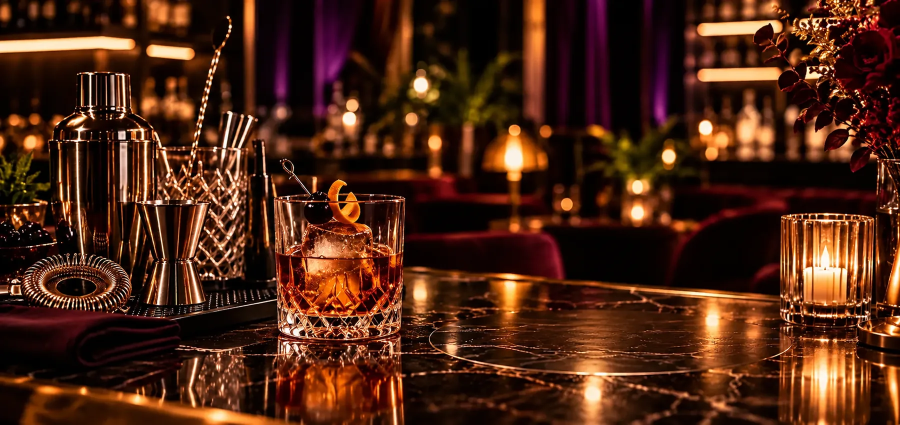
#> input picture assets/photos/hero_bar_gold_burgundy.webp, 1800 x 850 px, given in place of clean_full.png, which was not available (shown at 1/2 size)
$ python grade.py out.png
#> lines starting #> are read from the running program, lines starting #| are printed output that depends on the picture; after the words box and inside, x2 and y2 are one past the last pixel; in counts of white or black regions, pixels touching at a corner belong together
import cv2, numpy as np, json, sys
G=json.load(open('geom.json')); C=G['crop']
#> (reads scripts/hero-easel/geom.json from the repository)
img=cv2.imread('clean_full.png').astype(np.float32)/255
img=img[C['y']:C['y']+C['h'],C['x']:C['x']+C['w']]
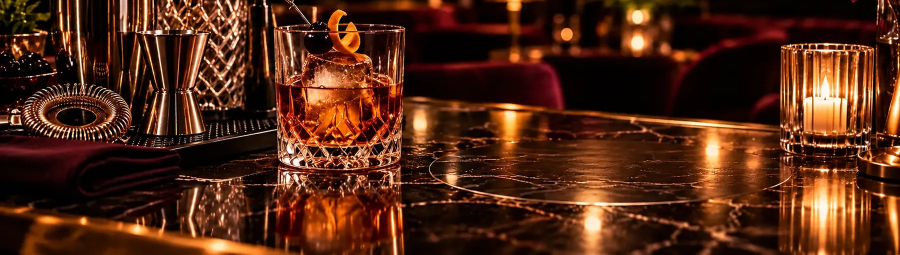
#> img: shape (510, 1800, 3) float32 (shown at 1/2 size); mean B, G, R 0.0791, 0.156, 0.321
img=cv2.resize(img,(1800,850),interpolation=cv2.INTER_AREA)
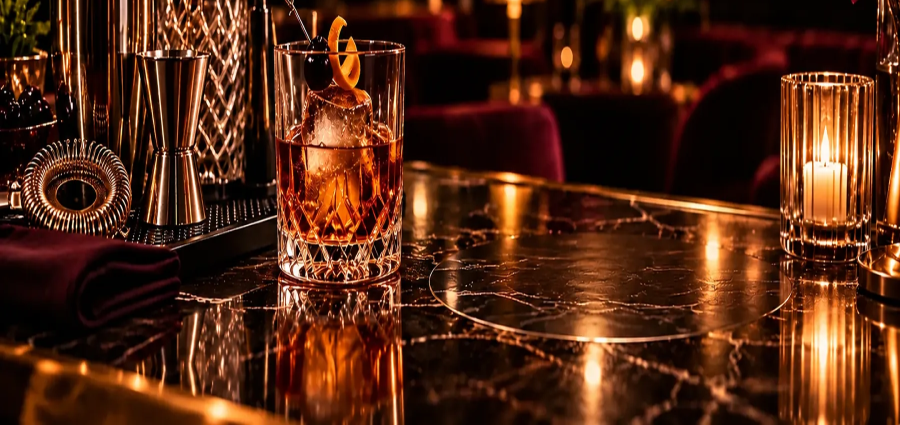
#> img: shape (850, 1800, 3) float32 (shown at 1/2 size); mean B, G, R 0.0794, 0.156, 0.321
H,W=img.shape[:2]
#> H = 850; W = 1800
P=dict(violet=1.0,warm=1.0,spot=0.7,beam=0.11,wash=0.05,vig=0.5,board=0.5,room=0.62)
for a in sys.argv[2:]:
    k,v=a.split('='); P[k]=float(v)
lin=img**2.2
lum=lin.mean(axis=2,keepdims=True)
yy,xx=np.mgrid[0:H,0:W].astype(np.float32)
card=np.array(G['card'])*[W,H]; cx,cy=card.mean(axis=0); ctop=card[:,1].min(); cbot=card[:,1].max()
#> after `cx, cy = card.mean(axis=0)`: cx = 889; cy = 344.9
#> after `ctop = card[:, 1].min()`: ctop = 85.28
#> after `cbot = card[:, 1].max()`: cbot = 617.2
board=(np.array(G['board'])*[W,H]).astype(np.int32)
def blob(x,y,sx,sy): return np.exp(-(((xx-x)/sx)**2+((yy-y)/sy)**2)/2)[...,None]
B,Gc,R=lin[...,0:1],lin[...,1:2],lin[...,2:3]
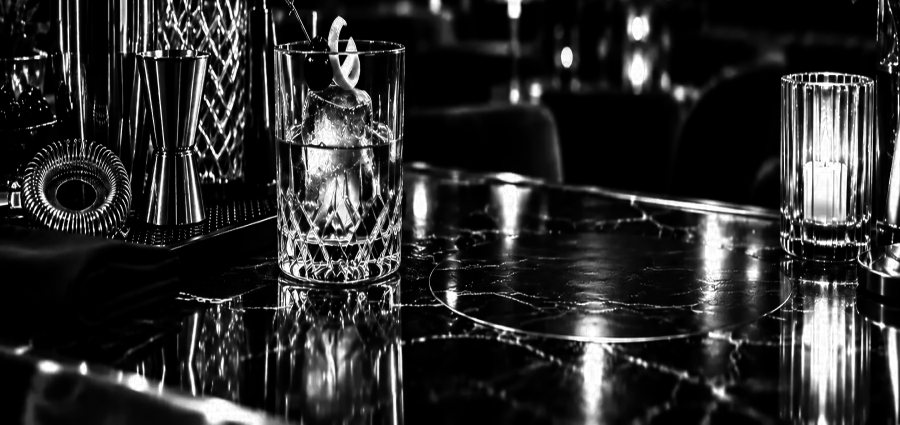
#> R: shape (850, 1800, 1) float32 (shown at 1/2 size); min 0, max 1, mean 0.174
# --- two violet lamps low in the bottom-left and bottom-right corners, throwing light up and inward
vl=blob(-60,H+40,620,470); vr=blob(W+60,H+40,600,470)
vm=np.clip(1.35*(vl+vr),0,1)
# --- one golden spotlight straight above the easel: pool on the card, the easel and the bar in front of it
pool=np.clip(blob(cx,cy,240,300)+0.6*blob(cx+20,cbot+60,320,60),0,1)
spill=0.85*blob(cx+400,cy+60,300,190)+0.35*blob(cx-330,cy+120,200,170)                      # the nearest drinks catch the edge of it
gm=np.clip(pool+spill*(1-pool),0,1)
vm=vm*(1-gm)
violet=np.concatenate([B*1.15+0.95*R, Gc*0.80+0.05*R, 0.46*R+0.1*B],axis=2)
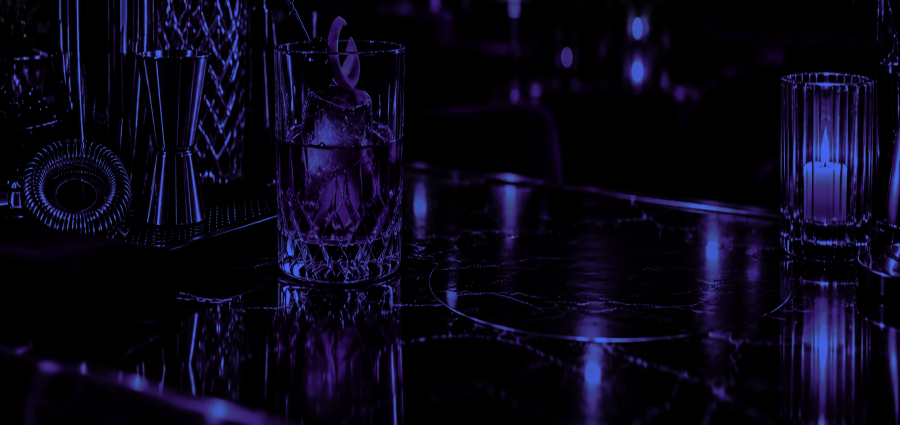
#> violet: shape (850, 1800, 3) float32 (shown at 1/2 size); mean B, G, R 0.197, 0.0583, 0.0828; drawn with min black and max white
gold  =np.concatenate([B*0.40, Gc*0.85+0.40*R, R*1.08],axis=2)
room  =lin*np.array([0.9,0.9,0.78])*P['room']                # the rest of the room drops back, a little less red
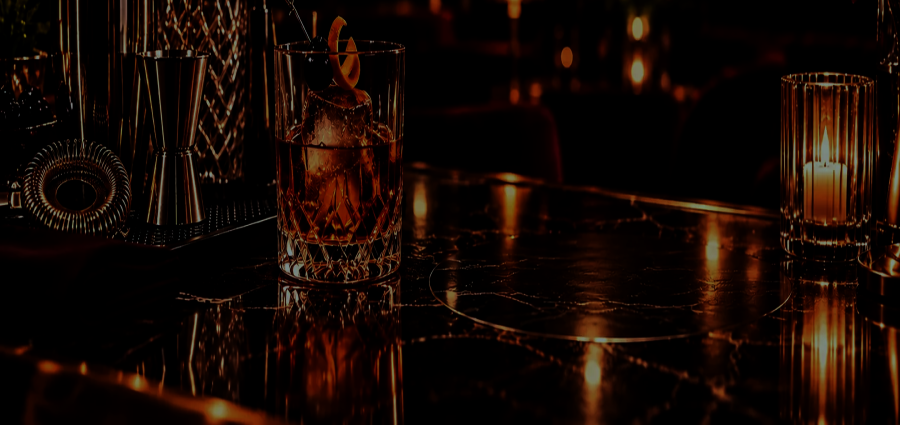
#> room: shape (850, 1800, 3) float64 (shown at 1/2 size); mean B, G, R 0.0151, 0.0347, 0.0843
out=room*(1-vm-gm)+violet*vm*P['violet']*1.25+gold*gm*P['warm']
out*=1+P['spot']*pool
# visible light in the air: a soft golden cone from the top of frame to the card, and violet glow rising from the corners
cone_w=40+(yy-(-120))*0.26
cone=np.exp(-((xx-(cx+ (yy-cy)*0.02))/cone_w)**2/2)*np.clip((cbot+40-yy)/(cbot+160),0,1)
out+=cone[...,None]*P['beam']*np.array([0.22,0.62,1.0])
out+=(vl+vr)*(1-gm)*P['wash']*np.array([1.0,0.16,0.50])*np.clip((yy/H)[...,None]*1.3-0.25,0,1)
# keep highlights from clipping to peach on the easel
out=np.where(out>0.6,0.6+(out-0.6)*0.5,out)
# board: dark, catching the top of the pool
bm=np.zeros((H,W),np.float32); cv2.fillConvexPoly(bm,board,1.0); bm=cv2.GaussianBlur(bm,(0,0),0.7)[...,None]
#> after `cv2.fillConvexPoly(bm, board, 1.0)`:
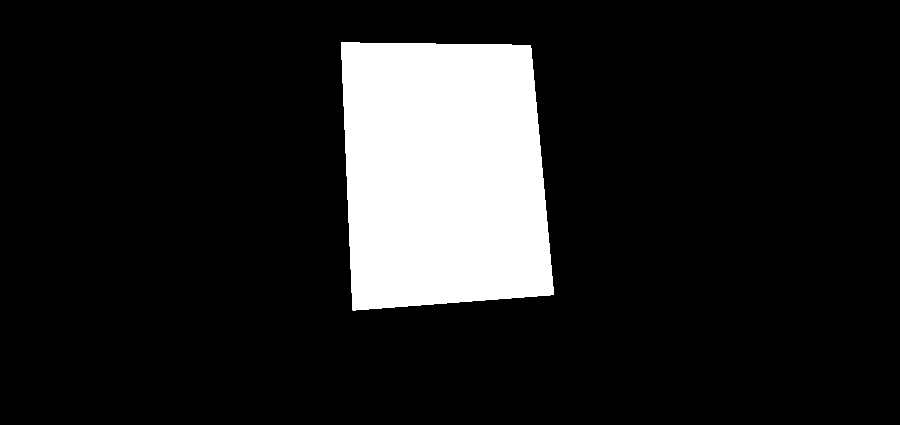
#> bm: shape (850, 1800) float32 (shown at 1/2 size); values 0 (black) and 1 (white), 13.3% white; 1 white region, box (x1, y1, x2, y2) and area: (682, 85, 1108, 621) 203247
out=out*(1-bm)+out*P['board']*bm
vg=1-P['vig']*np.clip(((xx-W*0.5)/(W*0.62))**2+((yy-H*0.55)/(H*0.85))**2,0,1)**1.4*np.clip(1.3-(yy/H)[...,None][...,0]*0.9,0,1)
out*=vg[...,None]
out=np.clip(out,0,1)**(1/2.2)
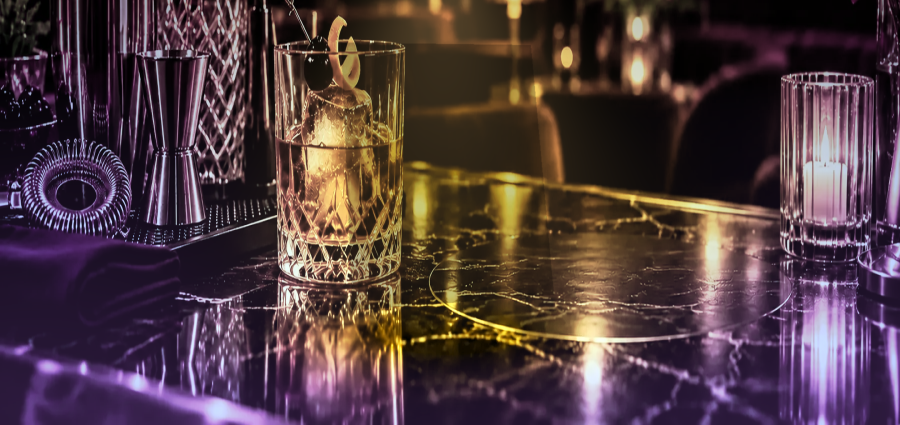
#> out: shape (850, 1800, 3) float64 (shown at 1/2 size); mean B, G, R 0.245, 0.229, 0.309
out=np.clip((out-0.5)*1.08+0.5-0.006,0,1)
cv2.imwrite(sys.argv[1],(out*255+0.5).astype(np.uint8))
